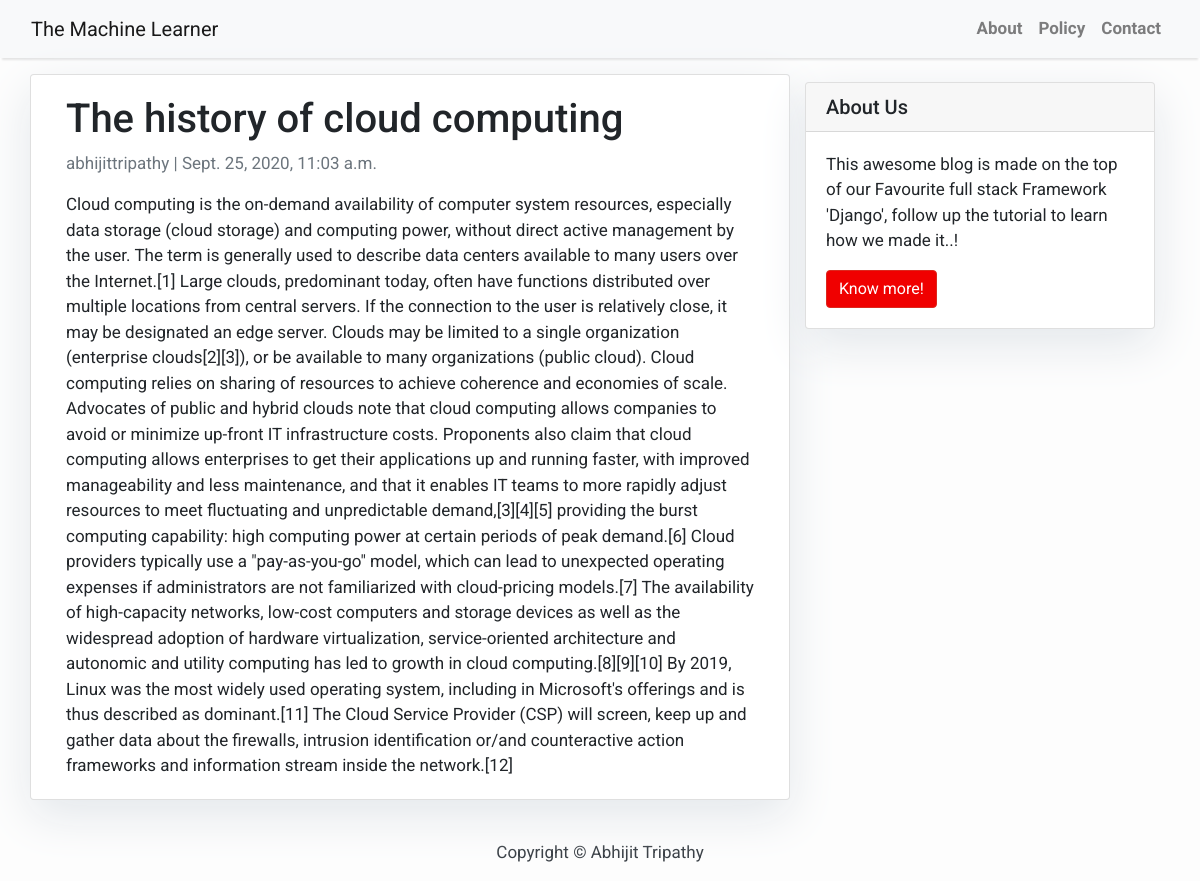
/history-cloud-computing/, run on the app's committed database.
### vlog/models.py (models this page shows, shortened)
class Post(models.Model):
    title = models.CharField(max_length=200, unique=True)
    slug = models.SlugField(max_length=200, unique=True)
    author = models.ForeignKey(User, on_delete= models.CASCADE,related_name='blog_posts')
    updated_on = models.DateTimeField(auto_now= True)
    content = models.TextField()
    created_on = models.DateTimeField(auto_now_add=True)
    status = models.IntegerField(choices=STATUS, default=0)
    class Meta:
        ordering = ['-created_on']

### vlog/views.py (the view)
# urls.py: path('<slug:slug>/', views.PostDetail.as_view(), name='post_detail'),
class PostDetail(generic.DetailView):
    model = Post
    template_name = 'post_detail.html'

### templates/post_detail.html
{% extends 'base.html' %} {% block content %}
<div class="container">
  <div class="row">
    <div class="col-md-8 card mb-4  mt-3 left  top">
      <div class="card-body">
        <h1>{% block title %} {{ post.title }} {% endblock title %}</h1>
        <p class=" text-muted">{{ post.author }} | {{ post.created_on }}</p>
        <p class="card-text ">{{ post.content | safe }}</p>
      </div>
    </div>
    {% block sidebar %} {% include 'sidebar.html' %} {% endblock sidebar %}
  </div>
</div>
{% endblock content %}

### templates/base.html (style rules this page uses)
body { font-family: "Roboto", sans-serif; font-size: 17px; background-color: #fdfdfd; }

### templates/sidebar.html (style rules this page uses)
.card { box-shadow: 0 16px 48px #E3E7EB; }

### data on the page
Post: title "The history of cloud computing", author "abhijittripathy", created_on "Sept. 25, 2020, 11:03 a.m.", content "Cloud computing is the on-demand availability of computer system resources, especially data storage (cloud storage) and computing power, without direct active management by the user. The term is generally used to describe data centers available to many users over the Internet.[1] Large clouds, predominant today, often have functions distributed over multiple locations from central servers. If the connection to the user is relatively close, it may be designated an edge server. Clouds may be limited to a single organization (enterprise clouds[2][3]), or be available to many organizations (public cloud). Cloud computing relies on sharing of resources to achieve coherence and economies of…"
